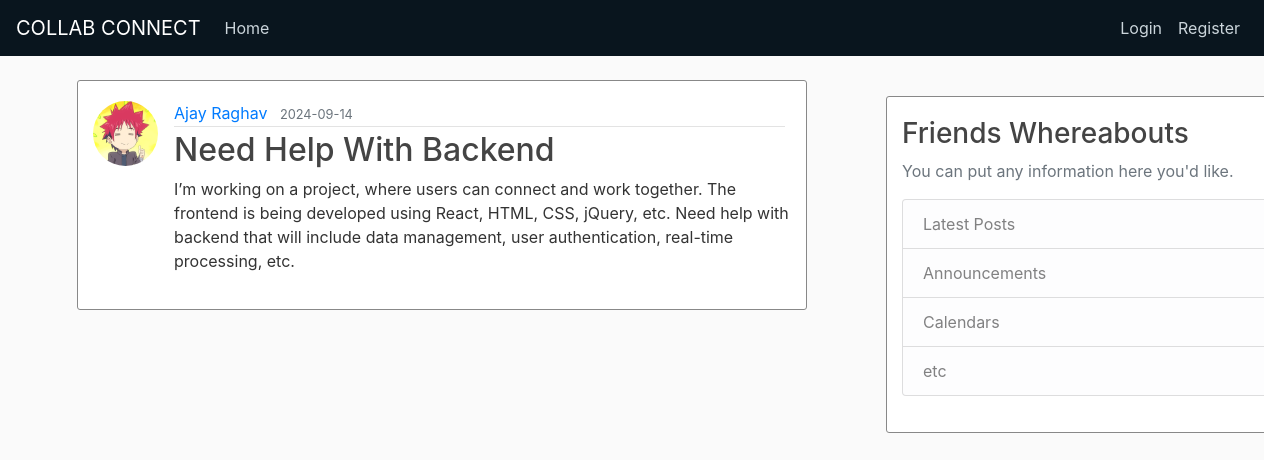
/post/1, run on the app's committed database.
### flaskblog/models.py (models this page shows, shortened)
class User(db.Model, UserMixin):
    __tablename__ = 'users'
    id = db.Column(db.Integer, primary_key=True)
    username = db.Column(db.String(20), unique=True, nullable=False)
    email = db.Column(db.String(120), unique=True, nullable=False)
    image_file = db.Column(db.String(20), nullable=False, default='default.jpg')
    password = db.Column(db.String(60), nullable=False)
    posts = db.relationship('Post', backref='author', cascade='all, delete', lazy=True)
    comments = db.relationship('Comment', backref='author', cascade='all, delete', lazy=True)
    friendship = db.relationship(
        'Friendship',
        primaryjoin="(User.id == Friendship.user_id) | (User.id == Friendship.friend_id)",
        backref='users',
        lazy='dynamic',
        cascade='all, delete-orphan'
    )
    categories = db.relationship('Category', secondary='user_categories', cascade='all, delete', back_populates='users')
    likes = db.relationship('Like', backref='user', cascade='all, delete', lazy=True)

class Post(db.Model):
    id = db.Column(db.Integer, primary_key=True)
    title = db.Column(db.String(100), nullable=False)
    date_posted = db.Column(db.DateTime, nullable=False, default=datetime.utcnow)
    content = db.Column(db.Text, nullable=False)
    user_id = db.Column(db.Integer, db.ForeignKey('users.id'), nullable=False)
    file_path = db.Column(db.String(255), nullable=True)
    comments = db.relationship('Comment', backref='post', cascade='all, delete', lazy=True)
    likes = db.relationship('Like', backref='post', cascade='all, delete', lazy=True)

### flaskblog/routes.py (the view)
@app.route("/post/<int:post_id>")
def post(post_id):
    post = Post.query.get_or_404(post_id)
    return render_template('post.html', title=post.title, post=post)

### flaskblog/templates/post.html (shortened to what this page needs)
{% extends "layout.html" %}
{% block content %}
  <article class="media content-section">
    <img class="rounded-circle article-img" src="{{ url_for('static', filename='profile_pics/' + post.author.image_file) }}">
    <div class="media-body">
      <div class="article-metadata">
        <a class="mr-2" href="#">{{ post.author.username }}</a>
        <small class="text-muted">{{ post.date_posted.strftime('%Y-%m-%d') }}</small>
      </div>
      <h2 class="article-title">{{ post.title }}</h2>
      <p class="article-content">{{ post.content }}</p>
    </div>
  </article>
{% endblock content %}

### flaskblog/static/main.css (style rules this page uses)
body { background: #fafafa; color: #333333; margin-top: 5rem; }
h1, h2, h3, h4, h5, h6 { color: #444444; }
.content-section { background: #ffffff; padding: 20px 15px; border: 1px solid #888888; border-radius: 3px; margin-bottom: 20px; }
.article-title { color: #444444; }
.article-content { white-space: pre-line; height: auto; }
.article-img { height: 65px; width: 65px; margin-right: 16px; }
.article-metadata { padding-bottom: 1px; margin-bottom: 4px; border-bottom: 1px solid #e3e3e3; margin-right: 50px; width: 99%; }

### data on the page
User: image_file (picture), author.username "Ajay Raghav"
Post: date_posted "2024-09-14", title "Need Help With Backend", content "I’m working on a project, where users can connect and work together. The frontend is being developed using React, HTML, CSS, jQuery, etc. Need help with backend that will include data management, user authentication, real-time processing, etc."
